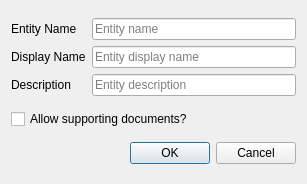
<?xml version="1.0" encoding="UTF-8"?>
<ui version="4.0">
 <class>dlgEntity</class>
 <widget class="QDialog" name="dlgEntity">
  <property name="geometry">
   <rect>
    <x>0</x>
    <y>0</y>
    <width>307</width>
    <height>184</height>
   </rect>
  </property>
  <property name="sizePolicy">
   <sizepolicy hsizetype="Preferred" vsizetype="Expanding">
    <horstretch>0</horstretch>
    <verstretch>0</verstretch>
   </sizepolicy>
  </property>
  <property name="maximumSize">
   <size>
    <width>500</width>
    <height>16777215</height>
   </size>
  </property>
  <property name="windowTitle">
   <string>Entity editor</string>
  </property>
  <layout class="QVBoxLayout" name="verticalLayout">
   <item>
    <layout class="QVBoxLayout" name="notif_bar"/>
   </item>
   <item>
    <layout class="QGridLayout" name="gridLayout_2"/>
   </item>
   <item>
    <layout class="QGridLayout" name="gridLayout">
     <item row="2" column="1">
      <widget class="QLineEdit" name="edtDesc">
       <property name="minimumSize">
        <size>
         <width>0</width>
         <height>0</height>
        </size>
       </property>
       <property name="placeholderText">
        <string>Entity description</string>
       </property>
      </widget>
     </item>
     <item row="2" column="0">
      <widget class="QLabel" name="label_2">
       <property name="minimumSize">
        <size>
         <width>68</width>
         <height>0</height>
        </size>
       </property>
       <property name="maximumSize">
        <size>
         <width>16777215</width>
         <height>16777215</height>
        </size>
       </property>
       <property name="text">
        <string>Description</string>
       </property>
      </widget>
     </item>
     <item row="0" column="0">
      <widget class="QLabel" name="label">
       <property name="minimumSize">
        <size>
         <width>60</width>
         <height>0</height>
        </size>
       </property>
       <property name="text">
        <string>Entity Name</string>
       </property>
      </widget>
     </item>
     <item row="0" column="1">
      <widget class="QLineEdit" name="edtTable">
       <property name="placeholderText">
        <string>Entity name</string>
       </property>
      </widget>
     </item>
     <item row="1" column="0">
      <widget class="QLabel" name="label_3">
       <property name="text">
        <string>Display Name</string>
       </property>
      </widget>
     </item>
     <item row="1" column="1">
      <widget class="QLineEdit" name="txt_display_name">
       <property name="placeholderText">
        <string>Entity display name</string>
       </property>
      </widget>
     </item>
    </layout>
   </item>
   <item>
    <widget class="QCheckBox" name="cbSupportDoc">
     <property name="text">
      <string>Allow supporting documents?</string>
     </property>
    </widget>
   </item>
   <item>
    <widget class="QDialogButtonBox" name="buttonBox">
     <property name="orientation">
      <enum>Qt::Horizontal</enum>
     </property>
     <property name="standardButtons">
      <set>QDialogButtonBox::Cancel|QDialogButtonBox::Ok</set>
     </property>
    </widget>
   </item>
  </layout>
 </widget>
 <resources/>
 <connections>
  <connection>
   <sender>buttonBox</sender>
   <signal>accepted()</signal>
   <receiver>dlgEntity</receiver>
   <slot>accept()</slot>
   <hints>
    <hint type="sourcelabel">
     <x>248</x>
     <y>254</y>
    </hint>
    <hint type="destinationlabel">
     <x>157</x>
     <y>274</y>
    </hint>
   </hints>
  </connection>
  <connection>
   <sender>buttonBox</sender>
   <signal>rejected()</signal>
   <receiver>dlgEntity</receiver>
   <slot>reject()</slot>
   <hints>
    <hint type="sourcelabel">
     <x>316</x>
     <y>260</y>
    </hint>
    <hint type="destinationlabel">
     <x>286</x>
     <y>274</y>
    </hint>
   </hints>
  </connection>
 </connections>
</ui>
